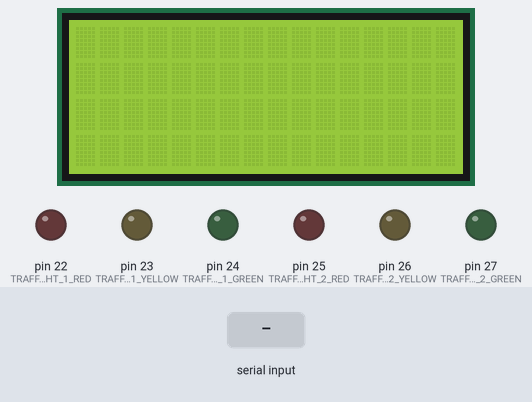
Bench run of a sketch on a simulated Arduino Mega 2560, built with avr-gcc and run on an emulated ATmega2560. On the bench: 16×4 character LCD, output pins drawn as LEDs (lit = HIGH). Inputs (shaded band) come from the test bench. What the sketch prints to the serial monitor is not drawn.

Above: at 1.2 s.
1.3 s: "90,45\n" received over Serial
At 2.8 s:
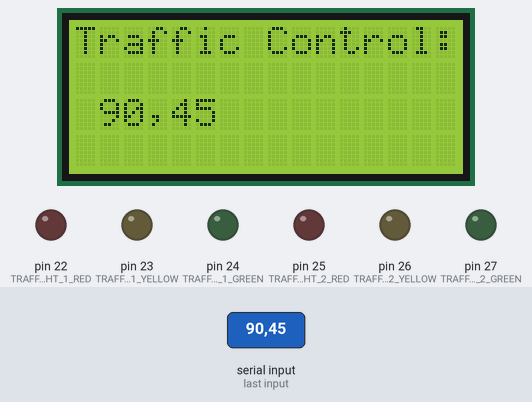
3.8 s: "5\n" received over Serial
At 6.0 s:
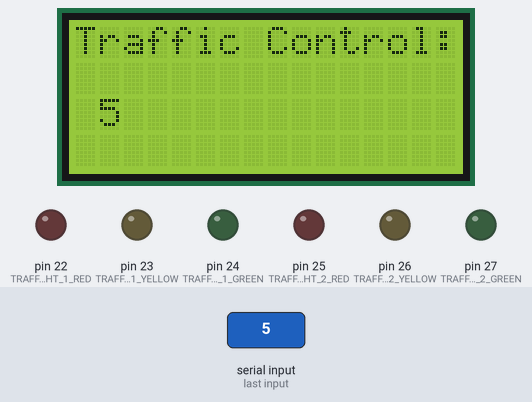
Timing chart, 0 to 7.5 s (numbered marks = the images above; inputs shaded):
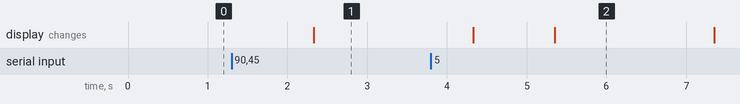

The sketch:

SmartCity.ino
```cpp
#include "utils/config.h"
#include "utils/const.cpp"

#include "components/actuators.cpp"
//#include "components/testActuators.cpp"

#include "controllers/trafficLights.cpp"
//#include "controllers/testTrafficLights.cpp"

#include "controllers/traffic.cpp"
//#include "controllers/testTraffic.cpp"

#include <Wire.h>               //Library required for I2C comms (LCD)
#include <LiquidCrystal_I2C.h>  //Library for LCD display via I2C
#include <math.h>               //Mathematics library for pow function (CO2 computation)

//Library definitions
LiquidCrystal_I2C lcd(0x27, 16, 4);  //Set the LCD address to 0x27 for a 16 chars and 4 line display

void displayMessage(String message, int delay_time) {
  Serial.println("Display shows: " + String(message));
  lcd.setCursor(0, 0);
  lcd.print(message);
  delay(delay_time);
  lcd.clear();
}

/*
void test() {

  //Test Display
  Serial.println("Start test");
  displayMessage("Start test", 2000);

  //Test Actuators
  Serial.println("Test TrafficLight 1");
  displayMessage("Test TrafficLight 1", 2000);
  testChangeTrafficLightStateByLightColor(PIN_LIGHTS_1);

  Serial.println("Test TrafficLight 2");
  displayMessage("Test TrafficLight 2", 2000);
  testChangeTrafficLightStateByLightColor(PIN_LIGHTS_2);

  //Test Controllers
  Serial.println("Test Control TrafficLights");
  displayMessage("Test Control TrafficLights", 2000);
  testControlTrafficLights(PIN_LIGHTS_1, PIN_LIGHTS_2);

  Serial.println("Test Control Traffic");
  displayMessage("Test Control Traffic", 2000);
  testControlTraffic(PIN_LIGHTS_1, PIN_LIGHTS_2);

  Serial.println("End test");
  displayMessage("End test", 2000);
}
*/

void setup() {
  // Initialize serial communication
  Serial.begin(9600);

  // Wait for serial port to open
  while (!Serial) {
    delay(10);
  }

  //Pin config
  pinMode(P1, INPUT);                       //Traffic light 1 button as Input
  pinMode(P2, INPUT);                       //Traffic light 2 button as Input
  pinMode(CNY1, INPUT);                     //Infrared sensor 1 in traffic light 1 as Input
  pinMode(CNY2, INPUT);                     //Infrared sensor 2 in traffic light 1 as Input
  pinMode(CNY3, INPUT);                     //Infrared sensor 3 in traffic light 1 as Input
  pinMode(CNY4, INPUT);                     //Infrared sensor 4 in traffic light 2 as Input
  pinMode(CNY5, INPUT);                     //Infrared sensor 5 in traffic light 2 as Input
  pinMode(CNY6, INPUT);                     //Infrared sensor 6 in traffic light 2 as Input
  pinMode(TRAFFIC_LIGHT_1_RED, OUTPUT);     // Red traffic light 1 as Output
  pinMode(TRAFFIC_LIGHT_1_YELLOW, OUTPUT);  // Yellow traffic light 1 as Output
  pinMode(TRAFFIC_LIGHT_1_GREEN, OUTPUT);   // Green traffic light 1 as Output
  pinMode(TRAFFIC_LIGHT_2_RED, OUTPUT);     // Red traffic light 2 as Output
  pinMode(TRAFFIC_LIGHT_2_YELLOW, OUTPUT);  // Yellow traffic light 2 as Output
  pinMode(TRAFFIC_LIGHT_2_GREEN, OUTPUT);   // Green traffic light 2 as Output

  //Output cleaning
  digitalWrite(TRAFFIC_LIGHT_1_RED, LOW);     //Turn Off Red traffic light 1
  digitalWrite(TRAFFIC_LIGHT_1_YELLOW, LOW);  //Turn Off Yellow traffic light 1
  digitalWrite(TRAFFIC_LIGHT_1_GREEN, LOW);   //Turn Off Green traffic light 1
  digitalWrite(TRAFFIC_LIGHT_2_RED, LOW);     //Turn Off Red traffic light 2
  digitalWrite(TRAFFIC_LIGHT_2_YELLOW, LOW);  //Turn Off Yellow traffic light 2
  digitalWrite(TRAFFIC_LIGHT_2_GREEN, LOW);   //Turn Off Green traffic light 2

  //Communications
  lcd.init();       //Start communications with LCD display
  lcd.backlight();  //Turn on LCD backlight

  // Run tests
  //test();
}

void loop() {

  if (Serial.available() > 0) {
    // Read incoming message
    String traffic_state = Serial.readStringUntil("\r");
    // Process the message
    String message = "Traffic Control: " + traffic_state;
    Serial.println(message);
    displayMessage(message, 2000);
    controlTraffic(traffic_state.toInt(), PIN_LIGHTS_1, PIN_LIGHTS_2);
  }

}
```

config.h
```cpp
//I/O pin labeling
#define LDR1 0 //LDR Light sensor from traffic light 1 connected in pin A0
#define LDR2 1  //LDR Light sensor from traffic light 2 connected in pin A1
#define CO2 3  //CO2 sensor connected in pin A3
#define P1 37  //Traffic light 1 button connected in pin 37
#define P2 36  //Traffic light 2 button connected in pin 36
#define CNY1 35 //Infrared sensor 1 in traffic light 1 connected in pin 35
#define CNY2 34 //Infrared sensor 2 in traffic light 1 connected in pin 34
#define CNY3 33 //Infrared sensor 3 in traffic light 1 connected in pin 33
#define CNY4 32 //Infrared sensor 4 in traffic light 2 connected in pin 32
#define CNY5 31 //Infrared sensor 5 in traffic light 2 connected in pin 31
#define CNY6 30 //Infrared sensor 6 in traffic light 2 connected in pin 30
#define TRAFFIC_LIGHT_1_RED 22
#define TRAFFIC_LIGHT_1_YELLOW 23
#define TRAFFIC_LIGHT_1_GREEN 24
#define TRAFFIC_LIGHT_2_RED 25
#define TRAFFIC_LIGHT_2_YELLOW 26
#define TRAFFIC_LIGHT_2_GREEN 27
```

Measured:
- after the input at 1.3 s, the display: changes after 1.0 s (image 1)
- after the input at 3.8 s, the display: first differs from a run without the input after 1.6 s (image 2)
